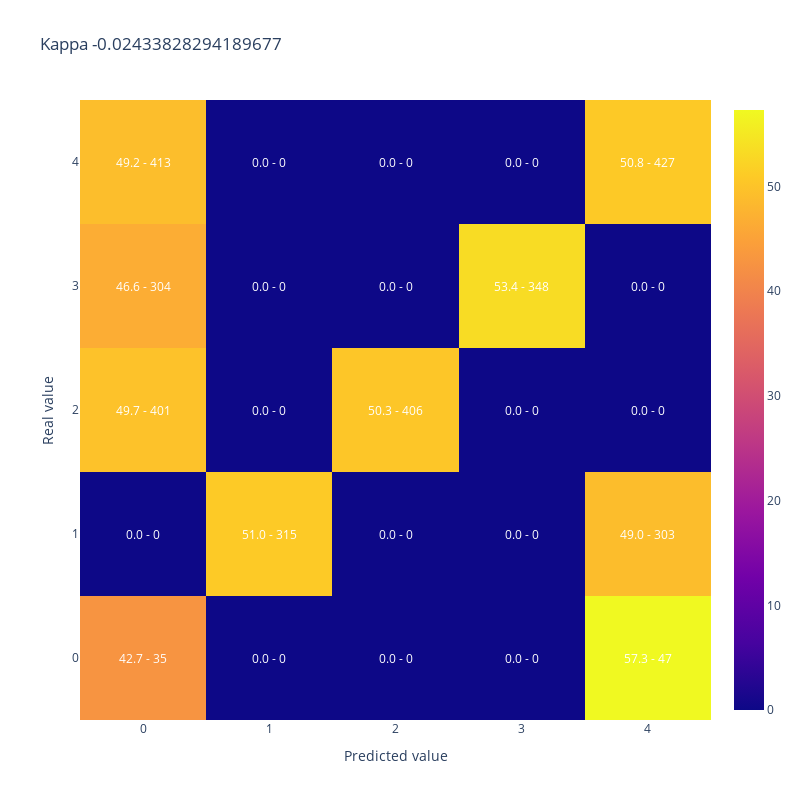

Notebook source saved alongside this figure:
### Code cell
#A modo de ejemplo muestro kappa y matriz de confusion para 50% de aciertos donde los errores quedan lejos de la clase correcta
y_simulado_lejos = [y_test.iloc[sample] if random_list[sample]<50/100 else y_lejos[sample] for sample in range(len(y_test))]

display(plot_confusion_matrix(y_test,y_simulado_lejos, 
                              title = "Kappa " + str(cohen_kappa_score(y_test,y_simulado_lejos, weights = 'quadratic'))))

### Figure 1 — Plotly figure (JSON) as saved in the notebook; plotly's stock layout.template omitted (floating-point values rounded to 4 significant figures)
{"data": [{"type": "heatmap", "x": [0, 1, 2, 3, 4], "y": [0, 1, 2, 3, 4], "z": [[42.68, 0.0, 0.0, 0.0, 57.32], [0.0, 50.97, 0.0, 0.0, 49.03], [49.69, 0.0, 50.31, 0.0, 0.0], [46.63, 0.0, 0.0, 53.37, 0.0], [49.17, 0.0, 0.0, 0.0, 50.83]]}], "layout": {"annotations": [{"font": {"color": "white"}, "showarrow": false, "text": "42.7 - 35", "x": 0, "xref": "x", "y": 0, "yref": "y"}, {"font": {"color": "white"}, "showarrow": false, "text": "0.0 - 0", "x": 1, "xref": "x", "y": 0, "yref": "y"}, {"font": {"color": "white"}, "showarrow": false, "text": "0.0 - 0", "x": 2, "xref": "x", "y": 0, "yref": "y"}, {"font": {"color": "white"}, "showarrow": false, "text": "0.0 - 0", "x": 3, "xref": "x", "y": 0, "yref": "y"}, {"font": {"color": "white"}, "showarrow": false, "text": "57.3 - 47", "x": 4, "xref": "x", "y": 0, "yref": "y"}, {"font": {"color": "white"}, "showarrow": false, "text": "0.0 - 0", "x": 0, "xref": "x", "y": 1, "yref": "y"}, {"font": {"color": "white"}, "showarrow": false, "text": "51.0 - 315", "x": 1, "xref": "x", "y": 1, "yref": "y"}, {"font": {"color": "white"}, "showarrow": false, "text": "0.0 - 0", "x": 2, "xref": "x", "y": 1, "yref": "y"}, {"font": {"color": "white"}, "showarrow": false, "text": "0.0 - 0", "x": 3, "xref": "x", "y": 1, "yref": "y"}, {"font": {"color": "white"}, "showarrow": false, "text": "49.0 - 303", "x": 4, "xref": "x", "y": 1, "yref": "y"}, {"font": {"color": "white"}, "showarrow": false, "text": "49.7 - 401", "x": 0, "xref": "x", "y": 2, "yref": "y"}, {"font": {"color": "white"}, "showarrow": false, "text": "0.0 - 0", "x": 1, "xref": "x", "y": 2, "yref": "y"}, {"font": {"color": "white"}, "showarrow": false, "text": "50.3 - 406", "x": 2, "xref": "x", "y": 2, "yref": "y"}, {"font": {"color": "white"}, "showarrow": false, "text": "0.0 - 0", "x": 3, "xref": "x", "y": 2, "yref": "y"}, {"font": {"color": "white"}, "showarrow": false, "text": "0.0 - 0", "x": 4, "xref": "x", "y": 2, "yref": "y"}, {"font": {"color": "white"}, "showarrow": false, "text": "46.6 - 304", "x": 0, "xref": "x", "y": 3, "yref": "y"}, {"font": {"color": "white"}, "showarrow": false, "text": "0.0 - 0", "x": 1, "xref": "x", "y": 3, "yref": "y"}, {"font": {"color": "white"}, "showarrow": false, "text": "0.0 - 0", "x": 2, "xref": "x", "y": 3, "yref": "y"}, {"font": {"color": "white"}, "showarrow": false, "text": "53.4 - 348", "x": 3, "xref": "x", "y": 3, "yref": "y"}, {"font": {"color": "white"}, "showarrow": false, "text": "0.0 - 0", "x": 4, "xref": "x", "y": 3, "yref": "y"}, {"font": {"color": "white"}, "showarrow": false, "text": "49.2 - 413", "x": 0, "xref": "x", "y": 4, "yref": "y"}, {"font": {"color": "white"}, "showarrow": false, "text": "0.0 - 0", "x": 1, "xref": "x", "y": 4, "yref": "y"}, {"font": {"color": "white"}, "showarrow": false, "text": "0.0 - 0", "x": 2, "xref": "x", "y": 4, "yref": "y"}, {"font": {"color": "white"}, "showarrow": false, "text": "0.0 - 0", "x": 3, "xref": "x", "y": 4, "yref": "y"}, {"font": {"color": "white"}, "showarrow": false, "text": "50.8 - 427", "x": 4, "xref": "x", "y": 4, "yref": "y"}], "height": 800, "title": {"text": "Kappa -0.02433828294189677"}, "width": 800, "xaxis": {"title": {"text": "Predicted value"}}, "yaxis": {"title": {"text": "Real value"}}}}
